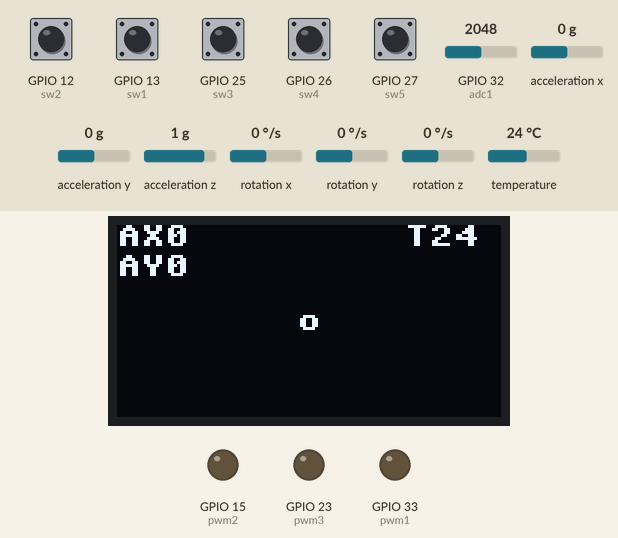
Bench run of a program on a simulated ESP32 board running MicroPython. Parts: 128×64 one-colour display, output pins drawn as LEDs (lit = HIGH). The inputs (shaded band) are chosen by the test bench; at power-on: GPIO 12 (sw2), GPIO 13 (sw1), GPIO 25 (sw3), GPIO 26 (sw4), GPIO 27 (sw5) LOW, GPIO 32 (adc1) = 2048, acceleration x 0 g, acceleration y 0 g, acceleration z 1 g, rotation x 0 °/s, rotation y 0 °/s, rotation z 0 °/s, temperature 24 °C (analog values on the 0–4095 scale). WiFi joins after 1.5 s; library files of the repository ran but are not shown: mpu6050.py, ssd1306.py; what the program prints to the serial console is not drawn.

Above: at 2.7 s.
2.8 s: GPIO 25 (sw3) pulled HIGH for 1 s
At 4.9 s:
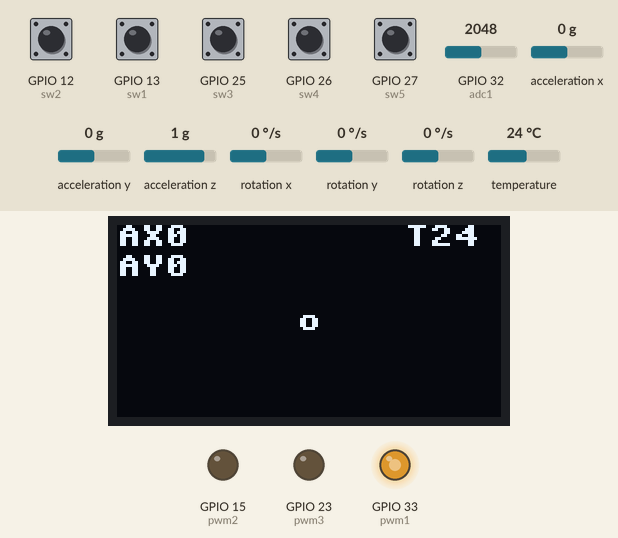
5.3 s: GPIO 26 (sw4) pulled HIGH for 0.15 s
At 5.7 s:
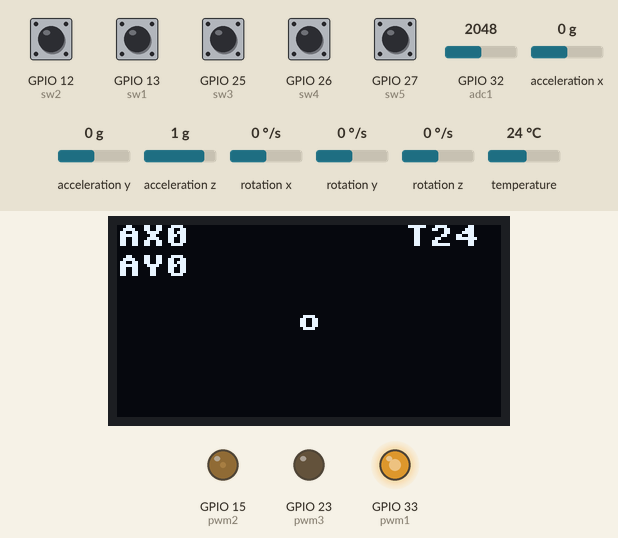
6.9 s: GPIO 27 (sw5) pulled HIGH for 0.15 s
At 7.8 s:
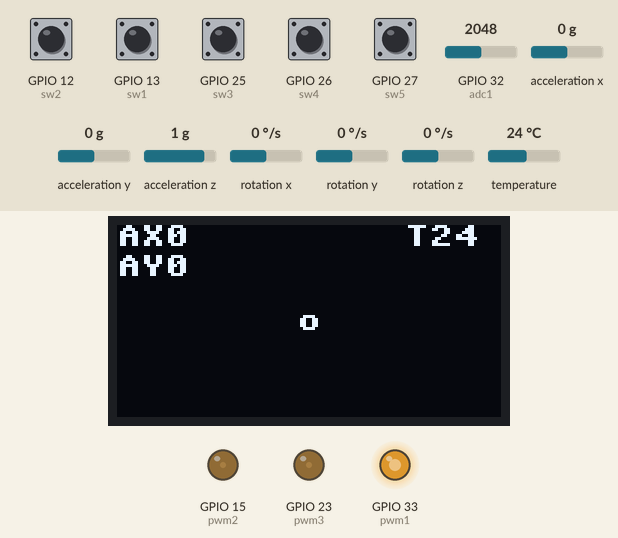
8.5 s: GPIO 25 (sw3) pulled HIGH for 0.15 s
At 9.5 s:
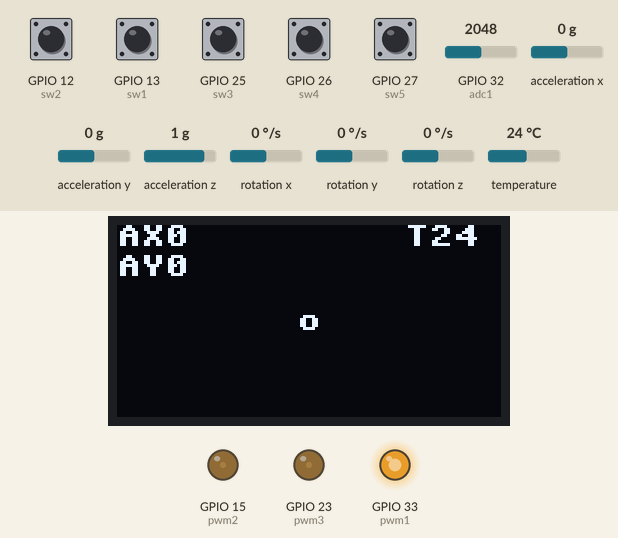
10.1 s: GPIO 26 (sw4) pulled HIGH for 1 s
At 12.1 s:
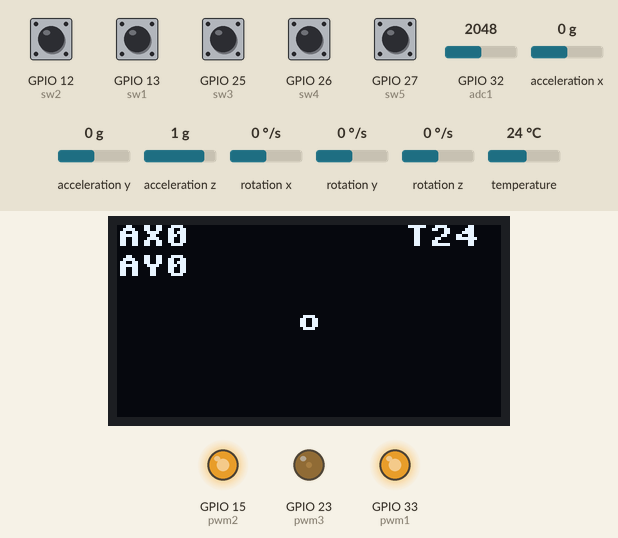
12.6 s: GPIO 27 (sw5) pulled HIGH for 1 s
At 14.6 s:
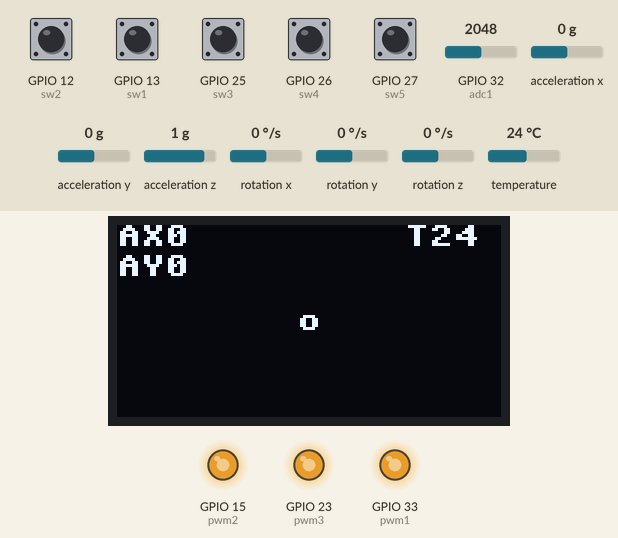
Timing chart, 0 to 16.1 s (numbered marks = the images above; inputs shaded):
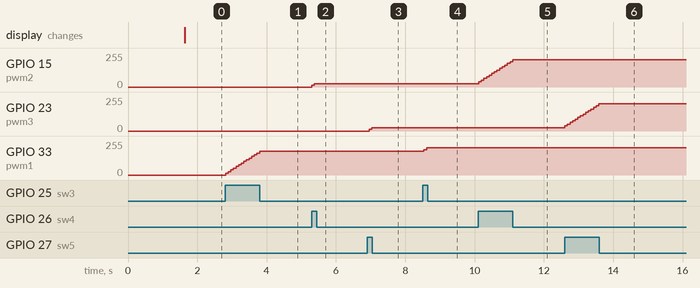

Measured:
- after the input at 2.8 s, GPIO 33 (pwm1): moves from 0/255 to 178/255 over 0.98 s, starting at once
- after the input at 5.3 s, GPIO 15 (pwm2): 0/255 → 13/255 at once, → 25/255 0.08 s later
- after the input at 6.9 s, GPIO 23 (pwm3): 0/255 → 13/255 after 0.06 s, → 25/255 0.08 s later
- after the input at 8.5 s, GPIO 33 (pwm1): 178/255 → 191/255 at once, → 203/255 0.08 s later
- after the input at 10.1 s, GPIO 15 (pwm2): moves from 25/255 to 203/255 over 0.98 s, starting at once
- after the input at 12.6 s, GPIO 23 (pwm3): moves from 25/255 to 203/255 over 0.98 s, starting at once

The program:

start_web_server.py
```python
from webServer import WebServer
from GY521_SSD1306_i2c_move_and_show import SensorModule

WIFI_SSID = ""
WIFI_PASSWORD = ""

pin_numbers = [2, 4, 16, 17, 5, 18, 19, 3]
sensor_module = SensorModule()

web_server = WebServer(WIFI_SSID, WIFI_PASSWORD, pin_numbers) # Create an object of the WebServer class

web_server.start_server()
```

webServer.py
```python
from wifi_connector import WifiConnector
import machine
from machine import Pin , PWM
import socket
from html_generator import HtmlGenerator
import network
from pin_handler import PinHandler
from GY521_SSD1306_i2c_move_and_show import SensorModule
import time

x = 0


class WebServer:
    def __init__(self, WIFI_SSID, WIFI_PASSWORD, pin_numbers):
        self.WIFI_SSID = WIFI_SSID
        self.WIFI_PASSWORD = WIFI_PASSWORD
        self.pin_numbers = pin_numbers
        self.pins = [machine.Pin(pin, machine.Pin.OUT) for pin in pin_numbers]
        self.htmlGenerator = HtmlGenerator(pin_numbers)
        self.html = self.htmlGenerator.create_html()
        self.wifi_connector = WifiConnector(WIFI_SSID, WIFI_PASSWORD)
        self.pin_handler = PinHandler(self.pins, self.pin_numbers)

        self.sw1 = Pin(13, Pin.IN, Pin.PULL_DOWN)
        self.sw2 = Pin(12, Pin.IN, Pin.PULL_DOWN)

        self.sw3 = Pin(25, Pin.IN, Pin.PULL_DOWN)
        self.sw4 = Pin(26, Pin.IN, Pin.PULL_DOWN)
        self.sw5 = Pin(27, Pin.IN, Pin.PULL_DOWN)

        self.sw1.irq(trigger=Pin.IRQ_RISING, handler=self.handle_sw1)
        self.sw2.irq(trigger=Pin.IRQ_RISING, handler=self.handle_sw2)

        self.x1 = 51
        self.x2 = 51
        self.x3 = 51
        self.pwm0 = 0
        self.pwm4 = 0
        self.pwm5 = 0

        self.pwm1 = PWM(Pin(33, Pin.OUT), freq=5000, duty=(self.pwm0))
        self.pwm2 = PWM(Pin(15, Pin.OUT), freq=5000, duty=(self.pwm4))
        self.pwm3 = PWM(Pin(23, Pin.OUT), freq=5000, duty=(self.pwm5))

        self.sensor_module = SensorModule()

    def handle_sw1(self, pin):
        global x
        print("Key 1 pressed")
        x = 1

    def handle_sw2(self, pin):
        global x
        print("Key 2 pressed")
        x = 0

    def handle_web_request(self, conn):
        request = conn.recv(1024)
        request = str(request)

        self.pin_handler.handle_request(request)

        response = "HTTP/1.1 200 OK\nContent-Type: text/html\n\n" + self.html
        conn.send(response)
        conn.close()

    def process_sensor_data(self):
        if self.sw3.value() == 1:
            self.pwm0 += self.x1
            if self.pwm0 >= 1020:
                self.x1 = -51
            if self.pwm0 <= 0:
                self.x1 = 51
            self.pwm1.duty(self.pwm0)
        else:
            pass
        if self.sw4.value() == 1:
            self.pwm4 += self.x2
            if self.pwm4 >= 1020:
                self.x2 = -51
            if self.pwm4 <= 0:
                self.x2 = 51
            self.pwm2.duty(self.pwm4)
        else:
            pass
        if self.sw5.value() == 1:
            self.pwm5 += self.x3
            if self.pwm5 >= 1020:
                self.x3 = -51
            if self.pwm5 <= 0:
                self.x3 = 51
            self.pwm3.duty(self.pwm5)
        else:
            pass
        data = self.sensor_module.read_data()
        self.sensor_module.display_data(data)

    def start_server(self):
        self.wifi_connector.connect()

        addr = network.WLAN().ifconfig()[0]
        print("Web server started on", addr)

        s = socket.socket(socket.AF_INET, socket.SOCK_STREAM)
        s.bind((addr, 80))
        s.listen(5)

        while True:
            if x == 1:
                conn, addr = s.accept()
                print("Client connected from", addr)

                self.handle_web_request(conn)
            elif x == 0:
                time.sleep(0.05)
                self.process_sensor_data()
```

GY521_SSD1306_i2c_move_and_show.py
```python
from machine import I2C, Pin, ADC, PWM
import mpu6050
import ssd1306
import time
import math

class SensorModule:
    def __init__(self):
        self.i2c = I2C(scl=Pin(22), sda=Pin(21))
        self.mpu = mpu6050.accel(self.i2c)
        self.oled = ssd1306.SSD1306_I2C(128, 64, self.i2c)
        self.adc1 = ADC(32)
        self.gyro_scale_factor = 1 / 131.072
        self.accel_scale_factor = 1 / 2.0

    def read_data(self):
        mpu_data = self.mpu.get_values()
        sensor_value1 = self.adc1.read()

        accel_x = mpu_data['AcX'] * self.accel_scale_factor
        accel_y = mpu_data['AcY'] * self.accel_scale_factor
        accel_z = mpu_data['AcZ'] * self.accel_scale_factor

        ax_degree = math.degrees(math.atan2(accel_x, accel_z))
        ay_degree = math.degrees(math.atan2(accel_y, accel_z))
        temperature = mpu_data['Tmp']

        return {
            'ax_degree': ax_degree,
            'ay_degree': ay_degree,
            'temperature': temperature,
            'sensor_value1': sensor_value1
        }

    def display_data(self, data):
        self.oled.fill(0)  # Clear the display

        self.oled.text('o', 60 - int(data['ax_degree']), 28 + int(data['ay_degree']))
        self.oled.text(f"T{data['temperature']:.0f}", 96, 0)
        self.oled.text(f"AX{data['ax_degree']:.0f}", 0, 0)
        self.oled.text(f"AY{data['ay_degree']:.0f}", 0, 10)
        self.oled.show()
```

wifi_connector.py
```python
import network

class WifiConnector:
    def __init__(self, ssid, password):
        self.ssid = ssid
        self.password = password
        self.wlan = network.WLAN(network.STA_IF)

    def connect(self):
        self.wlan.active(True)
        self.wlan.connect(self.ssid, self.password)
        while not self.wlan.isconnected():
            pass
        print("Connected to WiFi")
```

html_generator.py
```python
class HtmlGenerator:
    def __init__(self, pins: list):
        self.html_start = """<!DOCTYPE html>
<html lang="en">

<head>
    <meta charset="UTF-8" />
    <meta name="viewport" content="width=device-width, initial-scale=1.0" />
    <title>ESP32 Web Server</title>
    <link href="https://cdn.jsdelivr.net/npm/bootstrap@5.3.2/dist/css/bootstrap.min.css" rel="stylesheet"
        integrity="sha384-T3c6CoIi6uLrA9TneNEoa7RxnatzjcDSCmG1MXxSR1GAsXEV/Dwwykc2MPK8M2HN" crossorigin="anonymous" />
</head>

<body data-bs-theme="dark" class="text-center">
    <nav class="navbar bg-body-tertiary">
        <div class="container-fluid">
            <a class="navbar-brand" href="#">ESP32 Web Server</a>
        </div>
    </nav>
    <br />
        """
        self.html_end = """
            <button class="btn btn-primary" onclick="window.location.href='/allpin/on'">
                All Pins On
            </button>
            <button class="btn btn-danger" onclick="window.location.href='/allpin/off'">
                All Pins Off
            </button>
            <hr />
        <script src="https://cdn.jsdelivr.net/npm/bootstrap@5.3.2/dist/js/bootstrap.bundle.min.js"
        integrity="sha384-C6RzsynM9kWDrMNeT87bh95OGNyZPhcTNXj1NW7RuBCsyN/o0jlpcV8Qyq46cDfL"
        crossorigin="anonymous"></script>
</body>

</html>
        """
        self.pins = pins

    def single_button_generator(self, pin_num) -> str:
        button = f"""
            <button class="btn btn-primary" onclick="window.location.href='/pin{pin_num}/on'">
                Pin{pin_num}
            </button>
            <button class="btn btn-danger" onclick="window.location.href='/pin{pin_num}/off'">
                Pin{pin_num}
            </button>
            <hr />"""
        return button

    def button_generator(self, pins: list) -> str:
        buttons = ""
        for pin in pins:
            buttons += self.single_button_generator(pin)
        return buttons

    def create_html(self):
        return self.html_start + self.button_generator(self.pins) + self.html_end

    def print_buttons(self):
        print(self.create_html())


if __name__ == "__main__":
    htmlGenerator = HtmlGenerator([1, 3, 4, 6, 188])
    htmlGenerator.print_buttons()
```

pin_handler.py
```python
class PinHandler:
    def __init__(self, pins, pin_numbers):
        self.pins = pins
        self.pin_numbers = pin_numbers

    def handle_request(self, request):
        for i in range(len(self.pin_numbers)):
            if f"/pin{self.pin_numbers[i]}/on" in request:
                self.pins[i].on()
            elif f"/pin{self.pin_numbers[i]}/off" in request:
                self.pins[i].off()

        if "/allpin/on" in request:
            for i in range(len(self.pin_numbers)):
                self.pins[i].on()

        elif "/allpin/off" in request:
            for i in range(len(self.pin_numbers)):
                self.pins[i].off()
```
